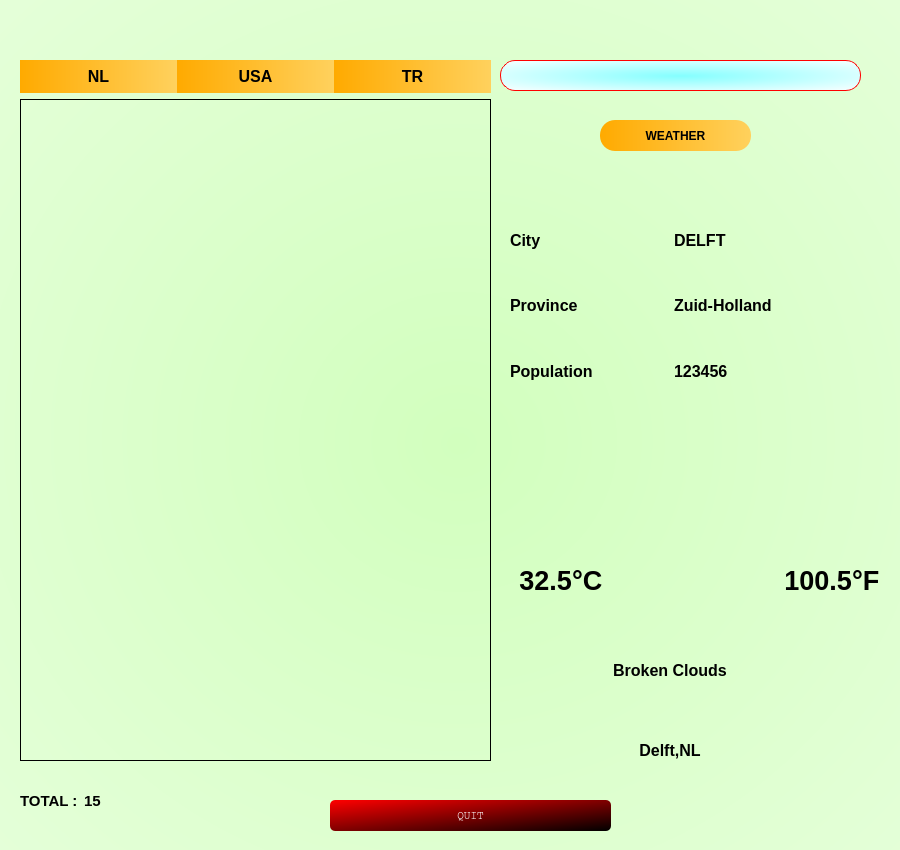
<?xml version="1.0" encoding="UTF-8"?>
<ui version="4.0">
 <class>MainWindow</class>
 <widget class="QMainWindow" name="MainWindow">
  <property name="geometry">
   <rect>
    <x>0</x>
    <y>0</y>
    <width>900</width>
    <height>850</height>
   </rect>
  </property>
  <property name="minimumSize">
   <size>
    <width>900</width>
    <height>850</height>
   </size>
  </property>
  <property name="maximumSize">
   <size>
    <width>900</width>
    <height>850</height>
   </size>
  </property>
  <property name="windowTitle">
   <string>MainWindow</string>
  </property>
  <property name="styleSheet">
   <string notr="true"/>
  </property>
  <widget class="QWidget" name="centralwidget">
   <property name="layoutDirection">
    <enum>Qt::LeftToRight</enum>
   </property>
   <property name="autoFillBackground">
    <bool>false</bool>
   </property>
   <property name="styleSheet">
    <string notr="true">#centralwidget{
background-color: qradialgradient(spread:pad, cx:0.5, cy:0.5, radius:1.765, fx:0.509852, fy:0.522, stop:0 rgba(210, 255, 190, 255), stop:1 rgba(255, 255, 255, 255));

}</string>
   </property>
   <widget class="QWidget" name="verticalLayoutWidget">
    <property name="geometry">
     <rect>
      <x>20</x>
      <y>60</y>
      <width>471</width>
      <height>701</height>
     </rect>
    </property>
    <layout class="QVBoxLayout" name="verticalLayout" stretch="1,20">
     <item>
      <layout class="QHBoxLayout" name="horizontalLayout">
       <property name="spacing">
        <number>0</number>
       </property>
       <item>
        <widget class="QPushButton" name="btn_nl">
         <property name="sizePolicy">
          <sizepolicy hsizetype="Expanding" vsizetype="Expanding">
           <horstretch>0</horstretch>
           <verstretch>0</verstretch>
          </sizepolicy>
         </property>
         <property name="font">
          <font>
           <pointsize>12</pointsize>
           <weight>75</weight>
           <bold>true</bold>
          </font>
         </property>
         <property name="cursor">
          <cursorShape>PointingHandCursor</cursorShape>
         </property>
         <property name="styleSheet">
          <string notr="true">
background-color: qlineargradient(spread:pad, x1:0, y1:0, x2:1, y2:0, stop:0 rgba(255, 170, 0, 255), stop:1 rgba(255, 209, 93, 255));
border: none</string>
         </property>
         <property name="text">
          <string>NL</string>
         </property>
         <property name="icon">
          <iconset resource="weather.qrc">
           <normaloff>:/icons/netherlands.png</normaloff>:/icons/netherlands.png</iconset>
         </property>
        </widget>
       </item>
       <item>
        <widget class="QPushButton" name="btn_usa">
         <property name="sizePolicy">
          <sizepolicy hsizetype="Expanding" vsizetype="Expanding">
           <horstretch>0</horstretch>
           <verstretch>0</verstretch>
          </sizepolicy>
         </property>
         <property name="font">
          <font>
           <pointsize>12</pointsize>
           <weight>75</weight>
           <bold>true</bold>
          </font>
         </property>
         <property name="cursor">
          <cursorShape>PointingHandCursor</cursorShape>
         </property>
         <property name="styleSheet">
          <string notr="true">
background-color: qlineargradient(spread:pad, x1:0, y1:0, x2:1, y2:0, stop:0 rgba(255, 170, 0, 255), stop:1 rgba(255, 209, 93, 255));
border: none</string>
         </property>
         <property name="text">
          <string>USA</string>
         </property>
         <property name="icon">
          <iconset resource="weather.qrc">
           <normaloff>:/icons/usa.png</normaloff>:/icons/usa.png</iconset>
         </property>
        </widget>
       </item>
       <item>
        <widget class="QPushButton" name="btn_tr">
         <property name="sizePolicy">
          <sizepolicy hsizetype="Expanding" vsizetype="Expanding">
           <horstretch>0</horstretch>
           <verstretch>0</verstretch>
          </sizepolicy>
         </property>
         <property name="font">
          <font>
           <pointsize>12</pointsize>
           <weight>75</weight>
           <bold>true</bold>
          </font>
         </property>
         <property name="cursor">
          <cursorShape>PointingHandCursor</cursorShape>
         </property>
         <property name="styleSheet">
          <string notr="true">
background-color: qlineargradient(spread:pad, x1:0, y1:0, x2:1, y2:0, stop:0 rgba(255, 170, 0, 255), stop:1 rgba(255, 209, 93, 255));
border: none</string>
         </property>
         <property name="text">
          <string>TR</string>
         </property>
         <property name="icon">
          <iconset resource="weather.qrc">
           <normaloff>:/icons/turkey.png</normaloff>:/icons/turkey.png</iconset>
         </property>
        </widget>
       </item>
      </layout>
     </item>
     <item>
      <widget class="QTableWidget" name="tableWidget">
       <property name="styleSheet">
        <string notr="true">
background-color: qlineargradient(spread:pad, x1:0, y1:0, x2:1, y2:0, stop:0 rgba(0, 0, 0, 0), stop:1 rgba(255, 255, 255, 0));</string>
       </property>
      </widget>
     </item>
    </layout>
   </widget>
   <widget class="QLineEdit" name="edt_search">
    <property name="geometry">
     <rect>
      <x>500</x>
      <y>60</y>
      <width>361</width>
      <height>31</height>
     </rect>
    </property>
    <property name="font">
     <font>
      <pointsize>10</pointsize>
      <weight>75</weight>
      <bold>true</bold>
     </font>
    </property>
    <property name="styleSheet">
     <string notr="true">border-radius: 15px;
background-color: qradialgradient(spread:pad, cx:0.5, cy:0.5, radius:0.734, fx:0.5, fy:0.516304, stop:0 rgba(132, 255, 255, 255), stop:1 rgba(255, 255, 255, 255));
border: 1px solid red
</string>
    </property>
    <property name="alignment">
     <set>Qt::AlignCenter</set>
    </property>
   </widget>
   <widget class="QPushButton" name="btn_weather">
    <property name="geometry">
     <rect>
      <x>600</x>
      <y>120</y>
      <width>151</width>
      <height>31</height>
     </rect>
    </property>
    <property name="font">
     <font>
      <weight>75</weight>
      <bold>true</bold>
     </font>
    </property>
    <property name="cursor">
     <cursorShape>PointingHandCursor</cursorShape>
    </property>
    <property name="styleSheet">
     <string notr="true">
background-color: qlineargradient(spread:pad, x1:0, y1:0, x2:1, y2:0, stop:0 rgba(255, 170, 0, 255), stop:1 rgba(255, 209, 93, 255));
border: none;
border-radius: 15px;</string>
    </property>
    <property name="text">
     <string>WEATHER</string>
    </property>
    <property name="icon">
     <iconset resource="weather.qrc">
      <normaloff>:/icons/cloudy.png</normaloff>:/icons/cloudy.png</iconset>
    </property>
    <property name="iconSize">
     <size>
      <width>20</width>
      <height>20</height>
     </size>
    </property>
   </widget>
   <widget class="QLabel" name="txt_cloud">
    <property name="geometry">
     <rect>
      <x>460</x>
      <y>660</y>
      <width>420</width>
      <height>20</height>
     </rect>
    </property>
    <property name="font">
     <font>
      <pointsize>12</pointsize>
      <weight>75</weight>
      <bold>true</bold>
     </font>
    </property>
    <property name="text">
     <string>Broken Clouds</string>
    </property>
    <property name="alignment">
     <set>Qt::AlignCenter</set>
    </property>
   </widget>
   <widget class="QLabel" name="txt_country_city">
    <property name="geometry">
     <rect>
      <x>460</x>
      <y>740</y>
      <width>420</width>
      <height>20</height>
     </rect>
    </property>
    <property name="font">
     <font>
      <pointsize>12</pointsize>
      <weight>75</weight>
      <bold>true</bold>
     </font>
    </property>
    <property name="text">
     <string>Delft,NL</string>
    </property>
    <property name="alignment">
     <set>Qt::AlignCenter</set>
    </property>
   </widget>
   <widget class="QWidget" name="gridLayoutWidget">
    <property name="geometry">
     <rect>
      <x>510</x>
      <y>210</y>
      <width>321</width>
      <height>191</height>
     </rect>
    </property>
    <layout class="QGridLayout" name="gridLayout">
     <item row="1" column="0">
      <widget class="QLabel" name="label">
       <property name="font">
        <font>
         <pointsize>12</pointsize>
         <weight>75</weight>
         <bold>true</bold>
        </font>
       </property>
       <property name="text">
        <string>Province</string>
       </property>
      </widget>
     </item>
     <item row="2" column="0">
      <widget class="QLabel" name="label_3">
       <property name="font">
        <font>
         <pointsize>12</pointsize>
         <weight>75</weight>
         <bold>true</bold>
        </font>
       </property>
       <property name="text">
        <string>Population</string>
       </property>
      </widget>
     </item>
     <item row="0" column="0">
      <widget class="QLabel" name="label_2">
       <property name="font">
        <font>
         <pointsize>12</pointsize>
         <weight>75</weight>
         <bold>true</bold>
        </font>
       </property>
       <property name="text">
        <string>City</string>
       </property>
      </widget>
     </item>
     <item row="0" column="1">
      <widget class="QLabel" name="txt_city">
       <property name="font">
        <font>
         <pointsize>12</pointsize>
         <weight>75</weight>
         <bold>true</bold>
        </font>
       </property>
       <property name="text">
        <string>DELFT</string>
       </property>
      </widget>
     </item>
     <item row="1" column="1">
      <widget class="QLabel" name="txt_province">
       <property name="font">
        <font>
         <pointsize>12</pointsize>
         <weight>75</weight>
         <bold>true</bold>
        </font>
       </property>
       <property name="text">
        <string>Zuid-Holland</string>
       </property>
      </widget>
     </item>
     <item row="2" column="1">
      <widget class="QLabel" name="txt_population">
       <property name="font">
        <font>
         <pointsize>12</pointsize>
         <weight>75</weight>
         <bold>true</bold>
        </font>
       </property>
       <property name="text">
        <string>123456</string>
       </property>
      </widget>
     </item>
    </layout>
   </widget>
   <widget class="QPushButton" name="pushButton_2">
    <property name="geometry">
     <rect>
      <x>330</x>
      <y>800</y>
      <width>281</width>
      <height>31</height>
     </rect>
    </property>
    <property name="font">
     <font>
      <family>Courier</family>
      <pointsize>8</pointsize>
      <weight>50</weight>
      <bold>false</bold>
     </font>
    </property>
    <property name="styleSheet">
     <string notr="true">border:none;
border-radius:5px;
background-color: qlineargradient(spread:pad, x1:0, y1:0, x2:1, y2:1, stop:0 rgba(255, 0, 0, 255), stop:1 rgba(0, 0, 0, 255));
color: rgb(255, 255, 255);</string>
    </property>
    <property name="text">
     <string>QUIT</string>
    </property>
   </widget>
   <widget class="QLabel" name="label_cloud_icon">
    <property name="geometry">
     <rect>
      <x>630</x>
      <y>440</y>
      <width>80</width>
      <height>80</height>
     </rect>
    </property>
    <property name="layoutDirection">
     <enum>Qt::LeftToRight</enum>
    </property>
    <property name="text">
     <string/>
    </property>
    <property name="pixmap">
     <pixmap resource="weather.qrc">:/icons/cloudy.png</pixmap>
    </property>
    <property name="scaledContents">
     <bool>true</bool>
    </property>
   </widget>
   <widget class="QWidget" name="gridLayoutWidget_2">
    <property name="geometry">
     <rect>
      <x>20</x>
      <y>780</y>
      <width>111</width>
      <height>41</height>
     </rect>
    </property>
    <layout class="QGridLayout" name="gridLayout_2">
     <item row="0" column="0">
      <widget class="QLabel" name="label_4">
       <property name="font">
        <font>
         <pointsize>11</pointsize>
         <weight>75</weight>
         <bold>true</bold>
        </font>
       </property>
       <property name="text">
        <string>TOTAL :</string>
       </property>
      </widget>
     </item>
     <item row="0" column="1">
      <widget class="QLabel" name="txt_total">
       <property name="font">
        <font>
         <pointsize>11</pointsize>
         <weight>75</weight>
         <bold>true</bold>
        </font>
       </property>
       <property name="text">
        <string>15</string>
       </property>
      </widget>
     </item>
    </layout>
   </widget>
   <widget class="QWidget" name="horizontalLayoutWidget">
    <property name="geometry">
     <rect>
      <x>519</x>
      <y>550</y>
      <width>361</width>
      <height>61</height>
     </rect>
    </property>
    <layout class="QHBoxLayout" name="horizontalLayout_2" stretch="0,0,0,0,0">
     <property name="spacing">
      <number>0</number>
     </property>
     <item>
      <widget class="QLabel" name="txt_celcius">
       <property name="sizePolicy">
        <sizepolicy hsizetype="Fixed" vsizetype="Fixed">
         <horstretch>0</horstretch>
         <verstretch>0</verstretch>
        </sizepolicy>
       </property>
       <property name="font">
        <font>
         <pointsize>20</pointsize>
         <weight>75</weight>
         <bold>true</bold>
        </font>
       </property>
       <property name="text">
        <string>32.5</string>
       </property>
       <property name="alignment">
        <set>Qt::AlignRight|Qt::AlignTrailing|Qt::AlignVCenter</set>
       </property>
      </widget>
     </item>
     <item>
      <widget class="QLabel" name="label_6">
       <property name="sizePolicy">
        <sizepolicy hsizetype="Fixed" vsizetype="Fixed">
         <horstretch>0</horstretch>
         <verstretch>0</verstretch>
        </sizepolicy>
       </property>
       <property name="font">
        <font>
         <pointsize>20</pointsize>
         <weight>75</weight>
         <bold>true</bold>
        </font>
       </property>
       <property name="text">
        <string>°C</string>
       </property>
      </widget>
     </item>
     <item>
      <spacer name="horizontalSpacer">
       <property name="orientation">
        <enum>Qt::Horizontal</enum>
       </property>
       <property name="sizeHint" stdset="0">
        <size>
         <width>40</width>
         <height>20</height>
        </size>
       </property>
      </spacer>
     </item>
     <item>
      <widget class="QLabel" name="txt_fahr">
       <property name="sizePolicy">
        <sizepolicy hsizetype="Fixed" vsizetype="Fixed">
         <horstretch>0</horstretch>
         <verstretch>0</verstretch>
        </sizepolicy>
       </property>
       <property name="font">
        <font>
         <pointsize>20</pointsize>
         <weight>75</weight>
         <bold>true</bold>
        </font>
       </property>
       <property name="text">
        <string>100.5</string>
       </property>
       <property name="alignment">
        <set>Qt::AlignRight|Qt::AlignTrailing|Qt::AlignVCenter</set>
       </property>
      </widget>
     </item>
     <item>
      <widget class="QLabel" name="label_7">
       <property name="sizePolicy">
        <sizepolicy hsizetype="Fixed" vsizetype="Fixed">
         <horstretch>0</horstretch>
         <verstretch>0</verstretch>
        </sizepolicy>
       </property>
       <property name="font">
        <font>
         <pointsize>20</pointsize>
         <weight>75</weight>
         <bold>true</bold>
        </font>
       </property>
       <property name="text">
        <string>°F</string>
       </property>
      </widget>
     </item>
    </layout>
   </widget>
  </widget>
 </widget>
 <resources>
  <include location="weather.qrc"/>
 </resources>
 <connections/>
</ui>
